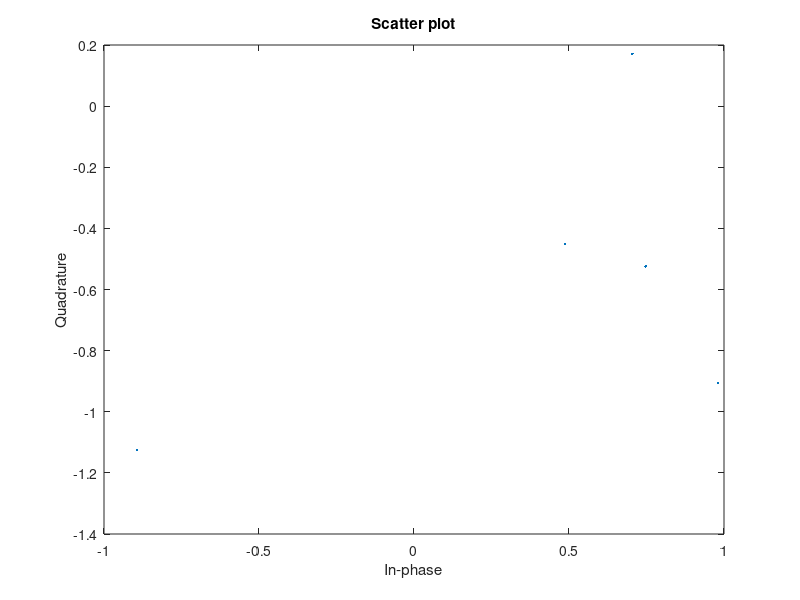

Recreate this plot in MATLAB.
clear allclose allclcM = 4;SNR = 0;info = randint(1,5,M);%info_mod = exp(j*2*pi*info/M);info_mod = pskmod(info, M);info_rec = awgn(info_mod, SNR);scatterplot(info_rec)info_det = pskdemod(info_rec, M);fases_tx = angle(info_mod)*180/pifases_rx = angle(info_rec)*180/pi